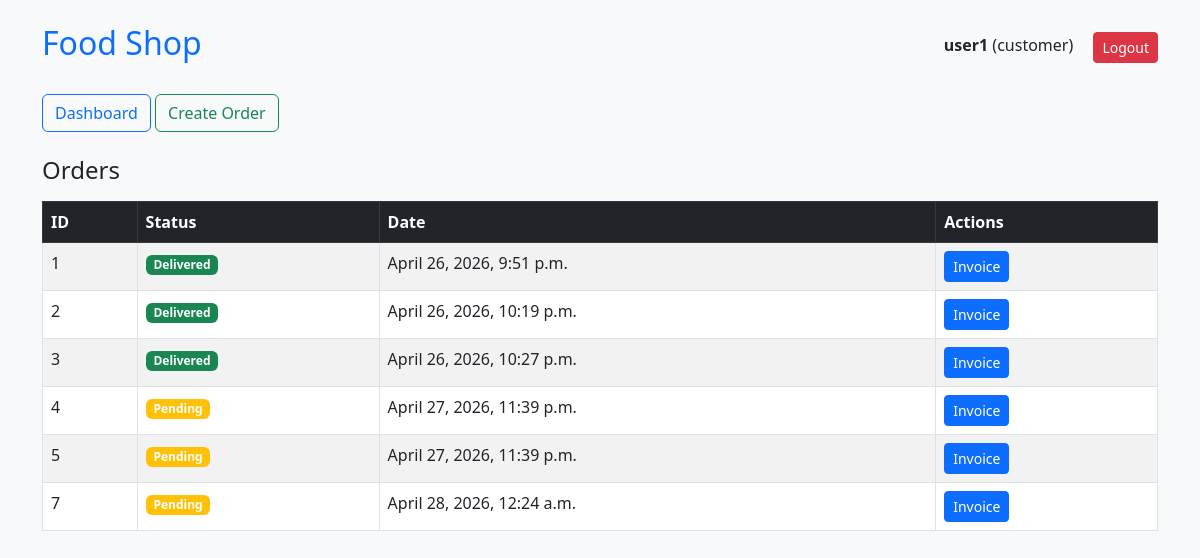
The page / (signed in) on the database as committed earlier.
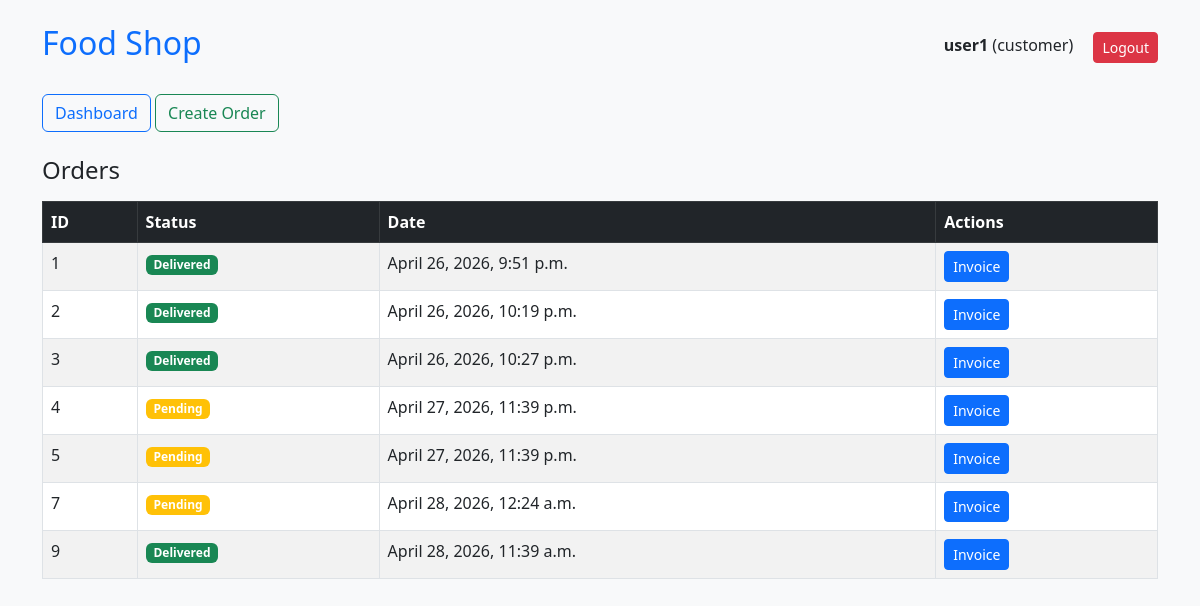
The same page on the database as committed later.
### core/models.py (models this page shows)
class Order(models.Model):
    STATUS_CHOICES = [
        ('Pending', 'Pending'),
        ('Preparing', 'Preparing'),
        ('Ready', 'Ready'),
        ('Delivered', 'Delivered'),
    ]
    customer = models.ForeignKey(User, on_delete=models.CASCADE)
    status = models.CharField(max_length=20, choices=STATUS_CHOICES, default="Pending")
    created_at = models.DateTimeField(auto_now_add=True)

### core/views.py (the view)
# urls.py: path('', views.dashboard),
@login_required
def dashboard(request):
    if request.user.role == "customer":
        orders = Order.objects.filter(customer=request.user)
    else:
        orders = Order.objects.all()
    return render(request, 'dashboard.html', {'orders': orders})

### core/templates/dashboard.html
{% extends 'base.html' %}
{% block content %}
<h4 class="mb-3">Orders</h4>
<table class="table table-bordered table-striped">
    <thead class="table-dark">
        <tr>
            <th>ID</th>
            <th>Status</th>
            <th>Date</th>
            <th>Actions</th>
        </tr>
    </thead>
    <tbody>
    {% for o in orders %}
        <tr>
            <td>{{o.id}}</td>
            <td>
                {% if o.status == "Pending" %}
                    <span class="badge bg-warning">Pending</span>
                {% elif o.status == "Delivered" %}
                    <span class="badge bg-success">Delivered</span>
                {% else %}
                    <span class="badge bg-secondary">{{o.status}}</span>
                {% endif %}
            </td>
            <td>{{o.created_at}}</td>
            <td>
                <a href="/invoice/{{o.id}}/" class="btn btn-sm btn-primary">Invoice</a>
            </td>
        </tr>
    {% endfor %}
    </tbody>
</table>
{% endblock %}

Rows that differ between the two databases and show on the page:
added Order: id "9", status "Delivered", created_at "April 28, 2026, 11:39 a.m."
